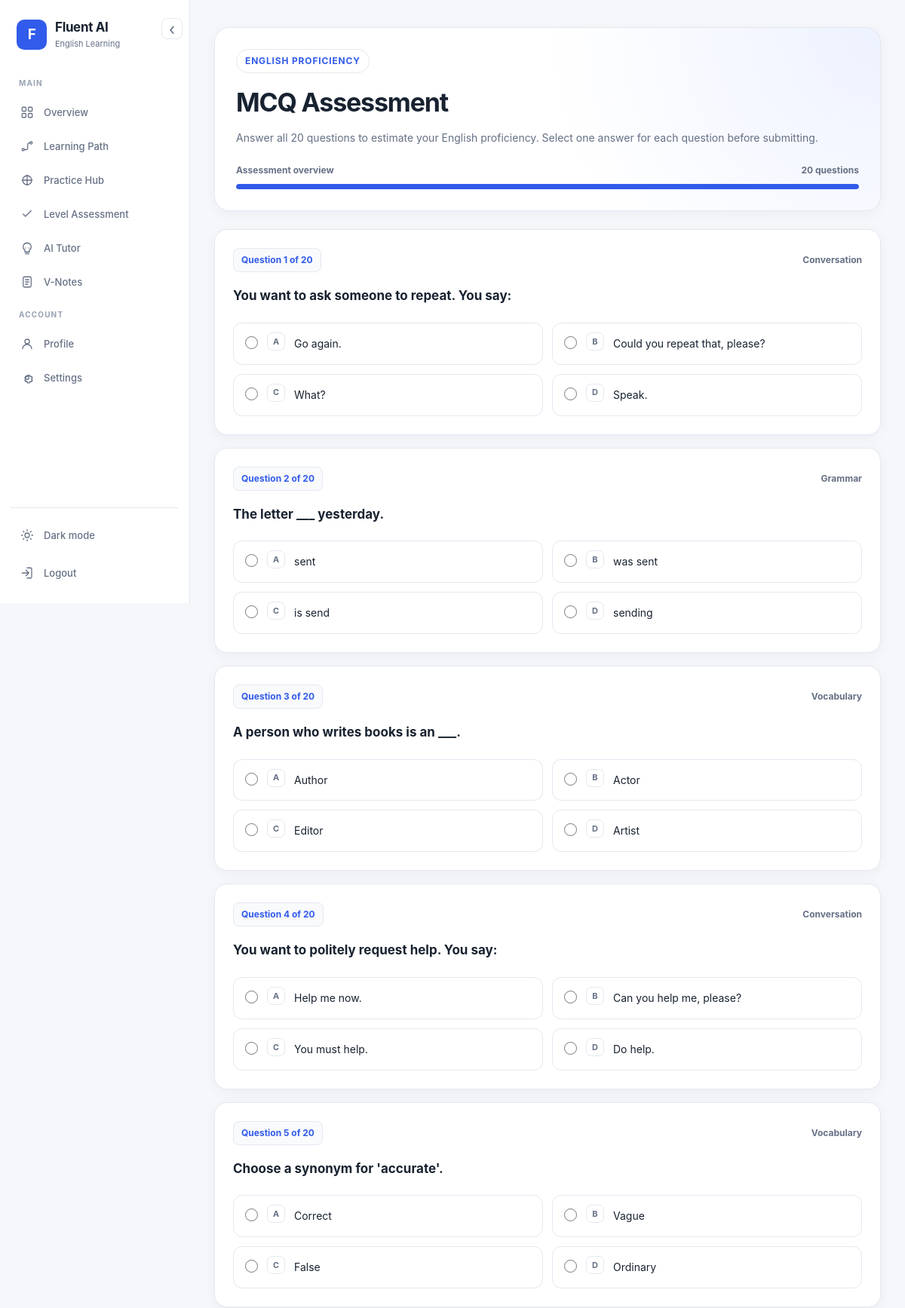
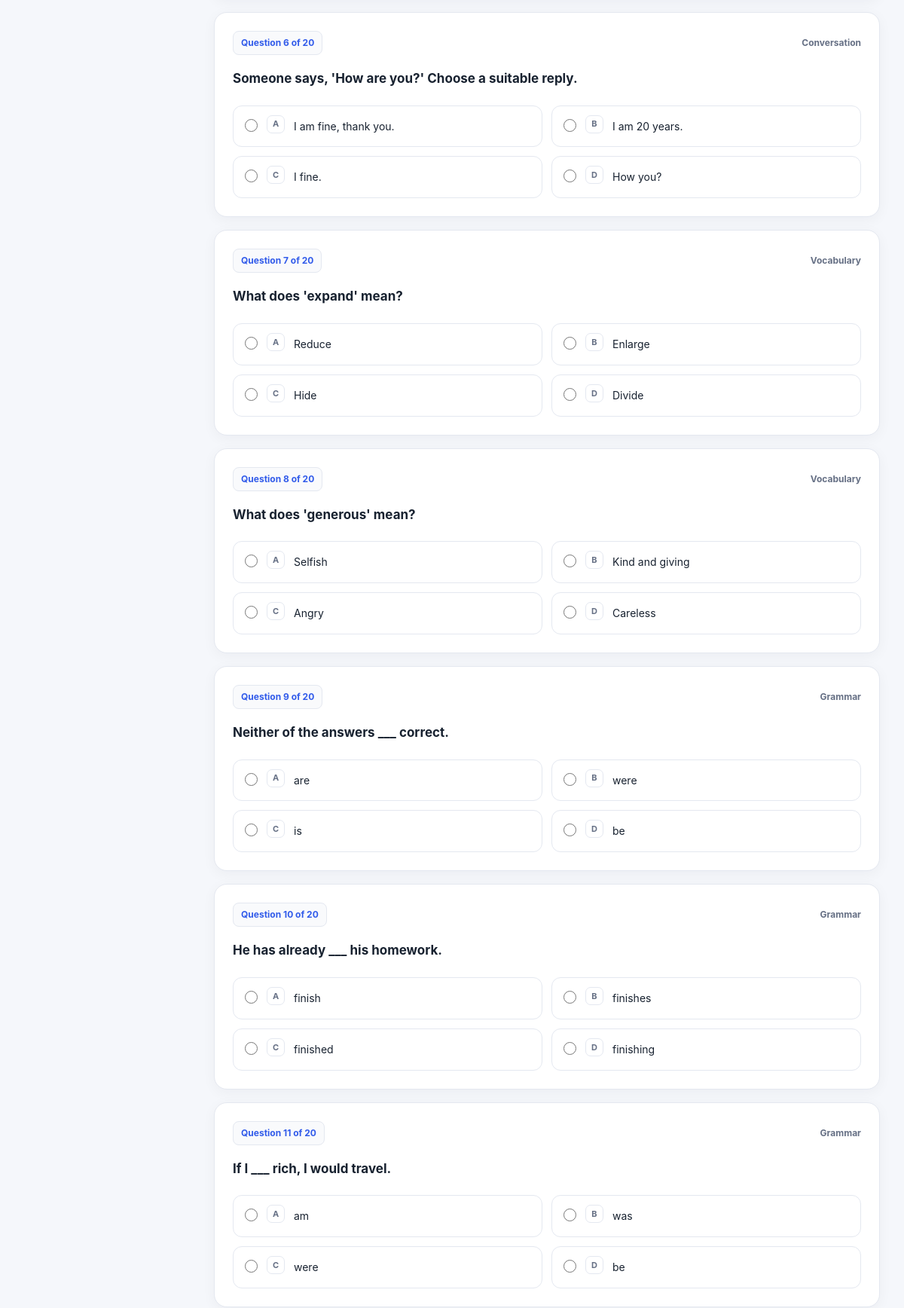
Page /assessment/mcq/ (signed in, upper part) on the committed database (2 pictures, top to bottom).
### learning/models.py (models this page shows, shortened)
class AssessmentQuestion(models.Model):
    CATEGORY_CHOICES = [
        ("Grammar", "Grammar"),
        ("Vocabulary", "Vocabulary"),
        ("Conversation", "Conversation"),
    ]
    category = models.CharField(
        max_length=20,
        choices=CATEGORY_CHOICES,
        default="Grammar",
    )
    question = models.TextField()
    option_a = models.CharField(max_length=300)
    option_b = models.CharField(max_length=300)
    option_c = models.CharField(max_length=300)
    option_d = models.CharField(max_length=300)
    correct_answer = models.CharField(max_length=1)
    difficulty = models.CharField(max_length=10, default="A1")
    explanation = models.TextField(blank=True)

### learning/views.py (the view, shortened to what this page needs)
# urls.py: path("assessment/mcq/",views.assessment_mcq,name="assessment_mcq",),
@login_required
def assessment_mcq(request):
    from collections import Counter
    import pandas as pd
    categories = {
        "Grammar": 7,
        "Vocabulary": 7,
        "Conversation": 6,
    }
    if request.method == "GET":
        selected_questions = []
        for category, count in categories.items():
            bank = list(
                AssessmentQuestion.objects.filter(category=category)
            )
            selected_questions.extend(random.sample(bank, count))
        random.shuffle(selected_questions)
        request.session["mcq_question_ids"] = [
            q.id for q in selected_questions
        ]
        return render(
            request,
            "assessment_mcq.html",
            {"questions": selected_questions},
        )

### learning/templates/assessment_mcq.html (shortened to what this page needs)
{% extends "base.html" %}
{% block content %}
<div class="mcq-page">
    <section class="mcq-hero">
        <span class="mcq-eyebrow">English proficiency</span>
        <h1>MCQ Assessment</h1>
        <p>
            Answer all 20 questions to estimate your English proficiency.
            Select one answer for each question before submitting.
        </p>
        <div class="mcq-progress">
            <div class="mcq-progress-label">
                <span>Assessment overview</span>
                <span>20 questions</span>
            </div>
            <div
                class="mcq-progress-track"
                role="progressbar"
                aria-label="Total assessment questions"
                aria-valuemin="0"
                aria-valuemax="20"
                aria-valuenow="20"
            >
                <div class="mcq-progress-fill"></div>
            </div>
        </div>
    </section>
    <form method="post" id="mcq-assessment-form">
        {% for question in questions %}
            <section class="mcq-question-card">
                <div class="mcq-question-meta">
                    <span class="mcq-question-number">
                        Question {{ forloop.counter }} of 20
                    </span>
                    <span class="mcq-category">
                        {{ question.category }}
                    </span>
                </div>
                <h2 class="mcq-question-title">
                    {{ question.question }}
                </h2>
                <div class="mcq-options">
                    <label class="mcq-option">
                        <input
                            type="radio"
                            name="question_{{ question.id }}"
                            value="A"
                            required
                        >
                        <span class="mcq-option-letter">A</span>
                        <span class="mcq-option-text">
                            {{ question.option_a }}
                        </span>
                    </label>
                    <label class="mcq-option">
                        <input
                            type="radio"
                            name="question_{{ question.id }}"
                            value="B"
                            required
                        >
                        <span class="mcq-option-letter">B</span>
                        <span class="mcq-option-text">
                            {{ question.option_b }}
                        </span>
                    </label>
                    <label class="mcq-option">
                        <input
                            type="radio"
                            name="question_{{ question.id }}"
                            value="C"
                            required
                        >
                        <span class="mcq-option-letter">C</span>
                        <span class="mcq-option-text">
                            {{ question.option_c }}
                        </span>
                    </label>
                    <label class="mcq-option">
                        <input
                            type="radio"
                            name="question_{{ question.id }}"
                            value="D"
                            required
                        >
                        <span class="mcq-option-letter">D</span>
                        <span class="mcq-option-text">
                            {{ question.option_d }}
                        </span>
                    </label>
                </div>
            </section>
        {% empty %}
            <div class="mcq-empty">
                <strong>No questions available</strong>
                Please contact the administrator to add assessment questions.
            </div>
        {% endfor %}
    </form>
</div>
{% endblock %}

### learning/templates/base.html (style rules this page uses)
* { box-sizing: border-box; margin: 0; padding: 0; }
:root, html[data-theme="light"] { color-scheme: light; --primary: #315bea; --primary-hover: #2448ca; --primary-soft: #edf2ff; --bg: #f5f7fb; --surface: #ffffff; --surface-secondary: #f9fafc; --border: #e4e8f0; --text: #182230; --muted: #667085; --subtle: #98a2b3; --success: #16845b; --danger: #d92d20; --warning: #9a6700; --shadow: 0 4px 18px rgba(16, 24, 40, .045); --sidebar-width: 252px; --sidebar-collapsed-width: 76px; --radius: 12px; }
html { min-height: 100%; scroll-behavior: smooth; }
body { min-height: 100vh; font-family: Inter, -apple-system, BlinkMacSystemFont, "Segoe UI", Roboto, Arial, sans-serif; font-size: 14px; line-height: 1.5; color: var(--text); background: var(--bg); transition: background-color .2s ease, color .2s ease; }
body, button, input, textarea, select { font-family: Inter, -apple-system, BlinkMacSystemFont, "Segoe UI", Roboto, Arial, sans-serif; }
button, input, textarea, select { font-size: inherit; }

### learning/templates/assessment_mcq.html (style rules this page uses)
.mcq-page { max-width: 1000px; margin: 0 auto; padding: 8px 0 40px; color: var(--text); }
.mcq-hero { position: relative; overflow: hidden; padding: 28px; margin-bottom: 24px; border: 1px solid var(--border); border-radius: 20px; background: radial-gradient( circle at 100% 0%, var(--primary-soft), transparent 48% ), var(--surface); box-shadow: var(--shadow); }
.mcq-eyebrow { display: inline-block; padding: 6px 11px; margin-bottom: 13px; border: 1px solid var(--border); border-radius: 999px; background: var(--surface); color: var(--primary); font-size: 12px; font-weight: 700; letter-spacing: .07em; text-transform: uppercase; }
.mcq-hero h1 { margin: 0 0 9px; color: var(--text); font-size: clamp(26px, 4vw, 34px); font-weight: 750; letter-spacing: -.035em; }
.mcq-hero p { margin: 0; color: var(--muted); font-size: 14px; line-height: 1.8; }
.mcq-progress { margin-top: 22px; }
.mcq-progress-label { display: flex; justify-content: space-between; gap: 12px; margin-bottom: 9px; color: var(--muted); font-size: 12px; font-weight: 650; }
.mcq-progress-track { width: 100%; height: 7px; overflow: hidden; border-radius: 999px; background: var(--border); }
.mcq-progress-fill { width: 100%; height: 100%; border-radius: inherit; background: var(--primary); }
.mcq-question-card { padding: 24px; margin-bottom: 17px; border: 1px solid var(--border); border-radius: 17px; background: var(--surface); box-shadow: var(--shadow); }
.mcq-question-meta { display: flex; align-items: center; justify-content: space-between; flex-wrap: wrap; gap: 10px; margin-bottom: 17px; }
.mcq-question-number { display: inline-flex; align-items: center; padding: 6px 10px; border: 1px solid var(--border); border-radius: 8px; background: var(--surface-secondary); color: var(--primary); font-size: 12px; font-weight: 750; }
.mcq-category { color: var(--muted); font-size: 12px; font-weight: 650; }
.mcq-question-title { margin: 0 0 20px; color: var(--text); font-size: 17px; line-height: 1.75; font-weight: 700; overflow-wrap: anywhere; }
.mcq-options { display: grid; grid-template-columns: repeat(2, minmax(0, 1fr)); gap: 12px; }
.mcq-option { display: flex; align-items: flex-start; gap: 12px; min-width: 0; padding: 15px; border: 1px solid var(--border); border-radius: 12px; background: var(--surface); cursor: pointer; transition: border-color .18s ease, background .18s ease, box-shadow .18s ease; }
.mcq-option input[type="radio"] { width: 17px; height: 17px; flex-shrink: 0; margin: 2px 0 0; accent-color: var(--primary); cursor: pointer; }
.mcq-option-text { color: var(--text); font-size: 14px; line-height: 1.7; overflow-wrap: anywhere; }
.mcq-option-letter { display: inline-flex; align-items: center; justify-content: center; width: 24px; height: 24px; flex-shrink: 0; margin-top: -3px; border: 1px solid var(--border); border-radius: 7px; background: var(--surface); color: var(--muted); font-size: 11px; font-weight: 750; }

### rows in the picture
AssessmentQuestion: category "Conversation", question "You want to ask someone to repeat. You say:", option_a "Go again.", option_b "Could you repeat that, please?", option_c "What?", option_d "Speak."
AssessmentQuestion: category "Grammar", question "The letter ___ yesterday.", option_a "sent", option_b "was sent", option_c "is send", option_d "sending"
AssessmentQuestion: category "Vocabulary", question "A person who writes books is an ___.", option_a "Author", option_b "Actor", option_c "Editor", option_d "Artist"
AssessmentQuestion: category "Conversation", question "You want to politely request help. You say:", option_a "Help me now.", option_b "Can you help me, please?", option_c "You must help.", option_d "Do help."
AssessmentQuestion: category "Vocabulary", question "Choose a synonym for 'accurate'.", option_a "Correct", option_b "Vague", option_c "False", option_d "Ordinary"
AssessmentQuestion: category "Conversation", question "Someone says, 'How are you?' Choose a suitable reply.", option_a "I am fine, thank you.", option_b "I am 20 years.", option_c "I fine.", option_d "How you?"
AssessmentQuestion: category "Vocabulary", question "What does 'expand' mean?", option_a "Reduce", option_b "Enlarge", option_c "Hide", option_d "Divide"
AssessmentQuestion: category "Vocabulary", question "What does 'generous' mean?", option_a "Selfish", option_b "Kind and giving", option_c "Angry", option_d "Careless"
AssessmentQuestion: category "Grammar", question "Neither of the answers ___ correct.", option_a "are", option_b "were", option_c "is", option_d "be"
AssessmentQuestion: category "Grammar", question "He has already ___ his homework.", option_a "finish", option_b "finishes", option_c "finished", option_d "finishing"
AssessmentQuestion: category "Grammar", question "If I ___ rich, I would travel.", option_a "am", option_b "was", option_c "were", option_d "be"
